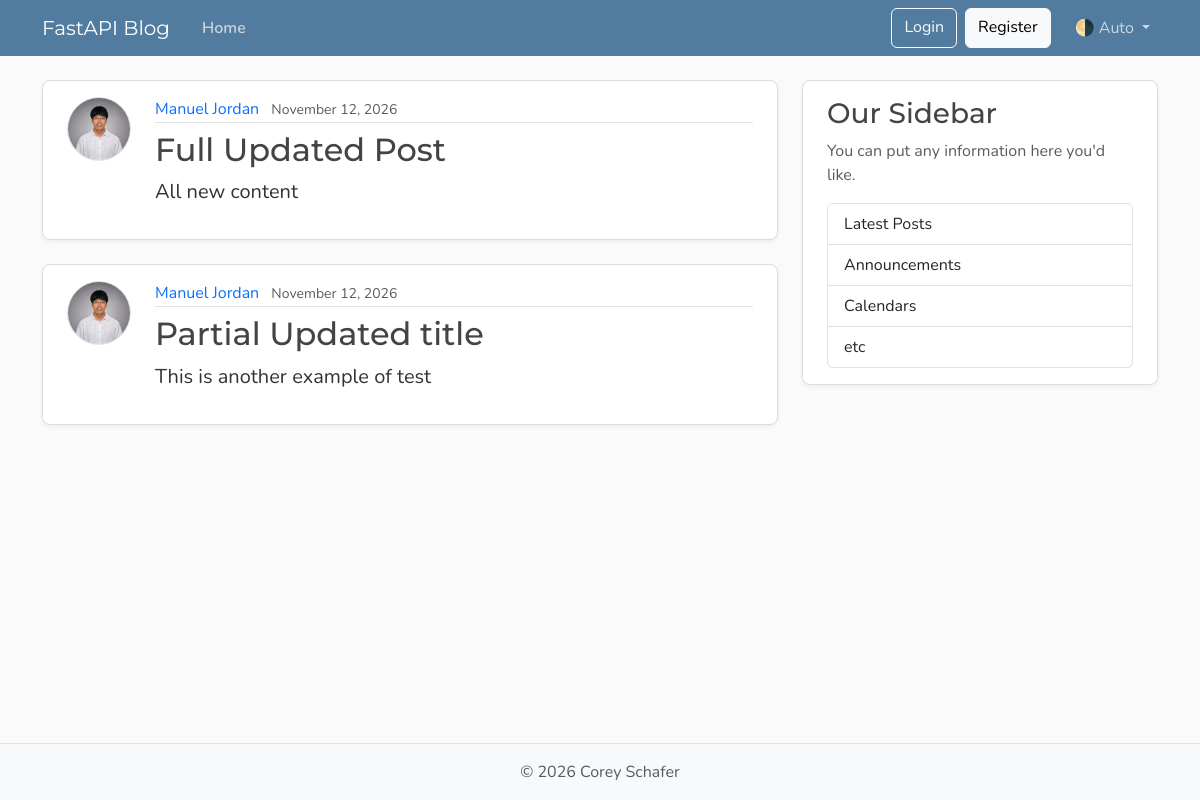
The page /posts on the database its author committed.
### models.py (models this page shows, shortened)
class Post(Base):
    __tablename__ = "posts"
    id: Mapped[int] = mapped_column(Integer, primary_key=True, index=True)
    title: Mapped[str] = mapped_column(String(100), nullable=False)
    content: Mapped[str] = mapped_column(Text, nullable=False)
    user_id: Mapped[int] = mapped_column(
        ForeignKey("users.id"),
        nullable=False,
        index=True,
    )
    date_posted: Mapped[datetime] = mapped_column(
        DateTime(timezone=True),
        default=lambda: datetime.now(UTC),
    )
    author: Mapped[User] = relationship(back_populates="posts")

class User(Base):
    __tablename__ = "users"
    id: Mapped[int] = mapped_column(Integer, primary_key=True, index=True)
    username: Mapped[str] = mapped_column(String(50), unique=True, nullable=False)
    email: Mapped[str] = mapped_column(String(120), unique=True, nullable=False)
    image_file: Mapped[str | None] = mapped_column(
        String(200),
        nullable=True,
        default=None,
    )
    posts: Mapped[list[Post]] = relationship(
        back_populates="author", cascade="all, delete-orphan"
    )

### main.py (the view)
@app.get("/", include_in_schema=False, name="home")
@app.get("/posts", include_in_schema=False, name="posts")
def home(request: Request, db: Annotated[Session, Depends(get_db)]):
    result = db.execute(select(models.Post))
    posts = result.scalars().all()
    return templates.TemplateResponse(
        request,
        "home.html",
        {"posts": posts, "title": "Home"},
    )

### templates/home.html
{% extends "layout.html" %} {% block content %} {% for post in posts %}
<article class="content-section py-3 px-4 mb-4">
  <div class="d-flex align-items-start gap-4">
    <img
      class="rounded-circle article-img flex-shrink-0"
      src="{{ post.author.image_path }}"
      alt="{{ post.author.username }}'s profile picture"
      width="64"
      height="64"
      loading="lazy"
    />
    <div class="flex-grow-1">
      <div class="article-metadata mb-2">
        <a
          class="me-2"
          href="{{ url_for('user_posts', user_id=post.author.id) }}"
          >{{ post.author.username }}</a
        >
        <small class="text-body-secondary">{{ post.date_posted.strftime("%B %d, %Y") }}</small>
      </div>
      <h2>
        <a
          class="article-title"
          href="{{url_for('post_page', post_id=post.id)}}"
          >{{ post.title }}</a
        >
      </h2>
      <p class="article-content">{{ post.content }}</p>
    </div>
  </div>
</article>
{% endfor %} {% endblock content %}

### templates/layout.html (shortened to what this page needs)
<!doctype html>
<html lang="en">
  <head>
    <link
      href="https://cdn.jsdelivr.net/npm/bootstrap@5.3.8/dist/css/bootstrap.min.css"
      rel="stylesheet"
    />
    <link
      rel="stylesheet"
      type="text/css"
      href="{{ url_for('static', path='css/main.css') }}"
    />
  </head>
  <body class="d-flex flex-column min-vh-100">
    <header class="site-header">
      <nav
        class="navbar navbar-expand-md bg-steel fixed-top"
        data-bs-theme="dark"
      >
        <div class="container">
          <a class="navbar-brand me-4" href="{{ url_for('home') }}"
            >FastAPI Blog</a
          >
          <div class="collapse navbar-collapse" id="navbarToggle">
            <div class="navbar-nav me-auto">
              <a
                class="nav-link active"
                aria-current="page"
                href="{{ url_for('home') }}"
                >Home</a
              >
            </div>
            <div class="navbar-nav">
              <a class="btn btn-outline-light mb-2 mb-md-0 me-md-2" href="#"
                >Login</a
              >
              <a class="btn btn-light mb-2 mb-md-0 me-md-3" href="#"
                >Register</a
              >
              <div class="nav-item dropdown">
                <a
                  class="nav-link dropdown-toggle"
                  href="#"
                  role="button"
                  id="bd-theme"
                  data-bs-toggle="dropdown"
                  aria-expanded="false"
                >
                  <span id="bd-theme-text">🌗 Auto</span>
                </a>
              </div>
            </div>
          </div>
        </div>
      </nav>
    </header>
    <main role="main" class="container">
      <div class="row">
        <div class="col-md-8">{% block content %} {% endblock content %}</div>
        <aside class="col-md-4">
          <div class="content-section py-3 px-4 mb-4">
            <h3>Our Sidebar</h3>
            <p class="text-body-secondary">
              You can put any information here you'd like.
            </p>
            <ul class="list-group">
              <li class="list-group-item">Latest Posts</li>
              <li class="list-group-item">Announcements</li>
              <li class="list-group-item">Calendars</li>
              <li class="list-group-item">etc</li>
            </ul>
          </div>
        </aside>
      </div>
    </main>
    <footer class="mt-auto py-3 bg-body-tertiary border-top">
      <div class="container text-center">
        <p class="text-body-secondary mb-0">
          © <span id="year"></span> Corey Schafer
        </p>
      </div>
    </footer>
  </body>
</html>

### static/css/main.css (style rules this page uses)
:root { --font-heading: "Montserrat", system-ui, -apple-system, BlinkMacSystemFont, sans-serif; --font-body: "Nunito", system-ui, -apple-system, BlinkMacSystemFont, sans-serif; --color-bg-body: #fafafa; --color-bg-content: #ffffff; --color-text-primary: #333333; --color-text-heading: #444444; --color-steel: #527c9f; --color-nav-link: #cbd5db; --color-nav-link-hover: #ffffff; --color-link-hover: #428bca; --color-border: #dddddd; --color-border-light: #e3e3e3; --spacing-xl: 5rem; --article-img-size: 4rem; --account-img-size: 7.813rem; }
body { font-family: var(--font-body); background: var(--color-bg-body); color: var(--color-text-primary); }
main { padding-top: var(--spacing-xl); }
h1, h2, h3, h4, h5, h6 { font-family: var(--font-heading); color: var(--color-text-heading); }
.navbar-brand { font-family: var(--font-heading); }
a { text-decoration: none; }
.bg-steel { background-color: var(--color-steel); }
.site-header .navbar-nav .nav-link { color: var(--color-nav-link); transition: color 0.2s ease-in-out; }
.site-header .navbar-nav .nav-link.active { font-weight: 600; }
.content-section { background: var(--color-bg-content); border: 1px solid var(--color-border); border-radius: 0.5rem; box-shadow: 0 2px 4px rgba(15, 23, 42, 0.05); transition: box-shadow 0.15s ease, transform 0.15s ease, border-color 0.15s ease; }
.article-title { color: var(--color-text-heading); transition: color 0.2s ease-in-out; }
.article-content { white-space: pre-line; font-size: 1.25rem; }
.article-img { height: var(--article-img-size); width: var(--article-img-size); flex-shrink: 0; object-fit: cover; border: 1px solid var(--color-border-light); box-shadow: 0 0 0 2px var(--color-bg-content); }
.article-metadata { padding-bottom: 0.063rem; border-bottom: 1px solid var(--color-border-light); }
.article-metadata a { transition: color 0.2s ease-in-out; }
[data-bs-theme="dark"] { --color-bg-body: #1a1a1a; --color-bg-content: #2d2d2d; --color-text-primary: #e0e0e0; --color-text-heading: #f0f0f0; --color-border: #404040; --color-border-light: #4a4a4a; }

### rows shown on the page
Post: author.image_path (picture), author.username "Manuel Jordan", date_posted "November 12, 2026", title "Full Updated Post", content "All new content"
Post: author.image_path (picture), author.username "Manuel Jordan", date_posted "November 12, 2026", title "Partial Updated title", content "This is another example of test"
